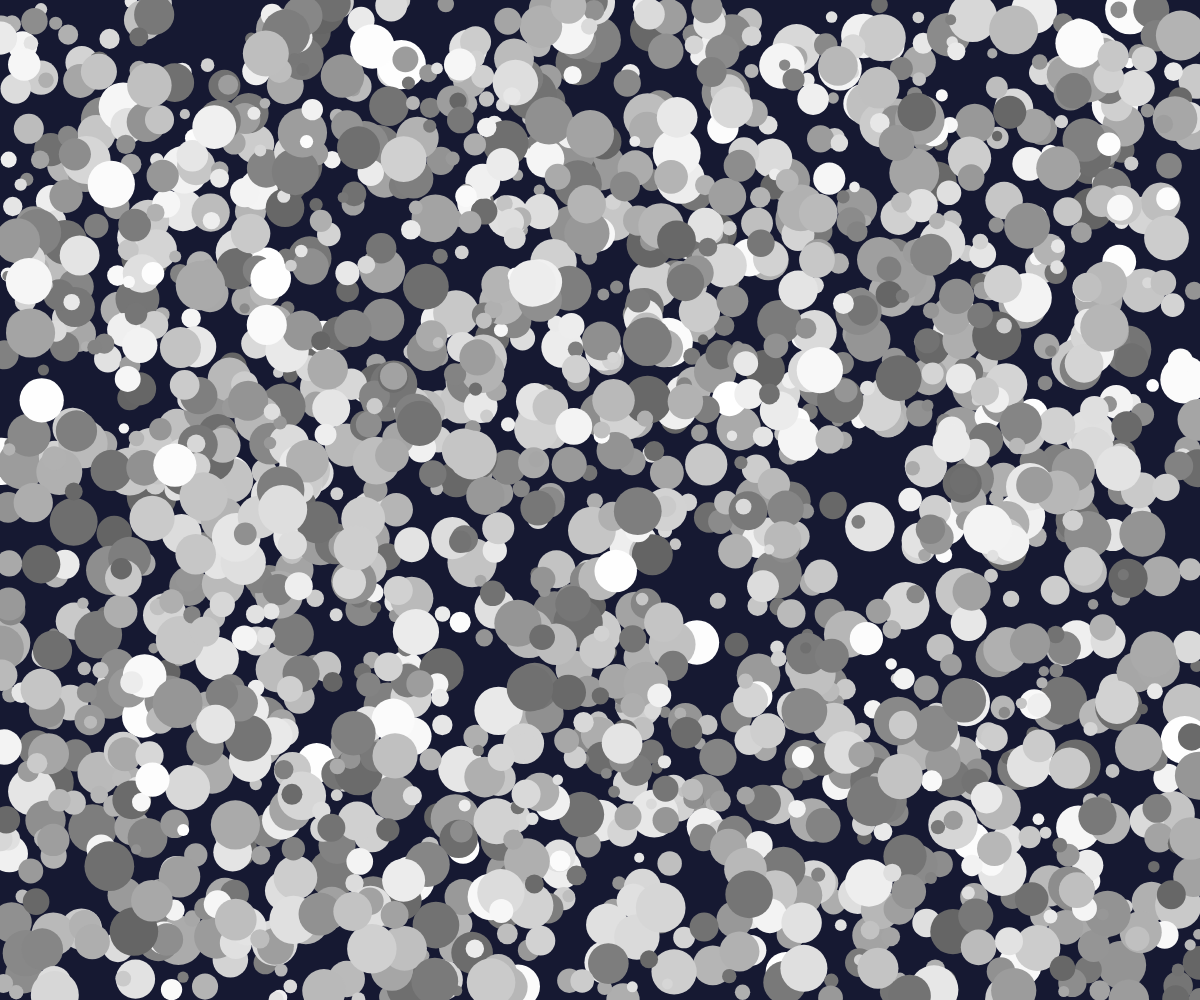
Frame 1 (no input)
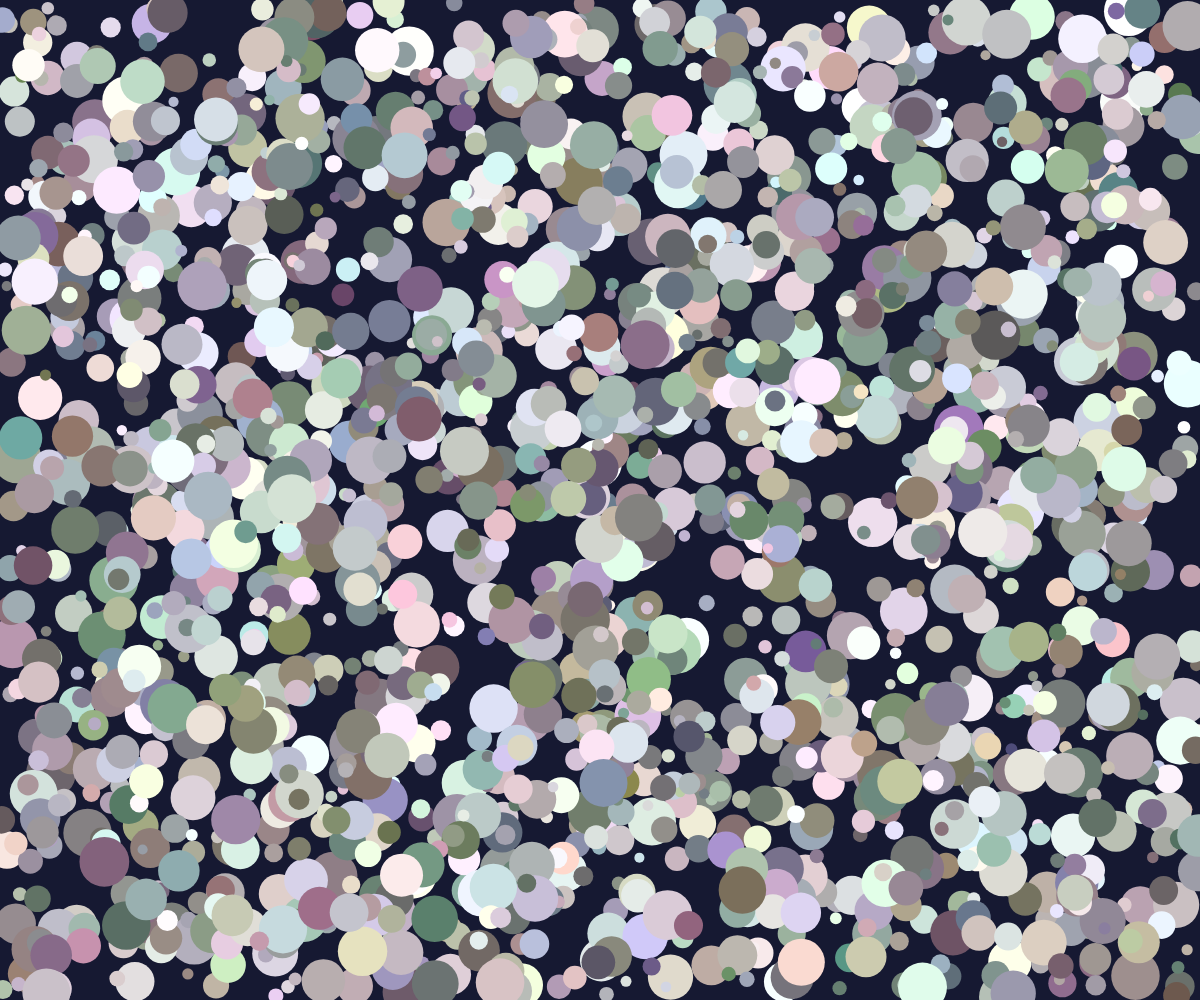
Frame 60 (no input)
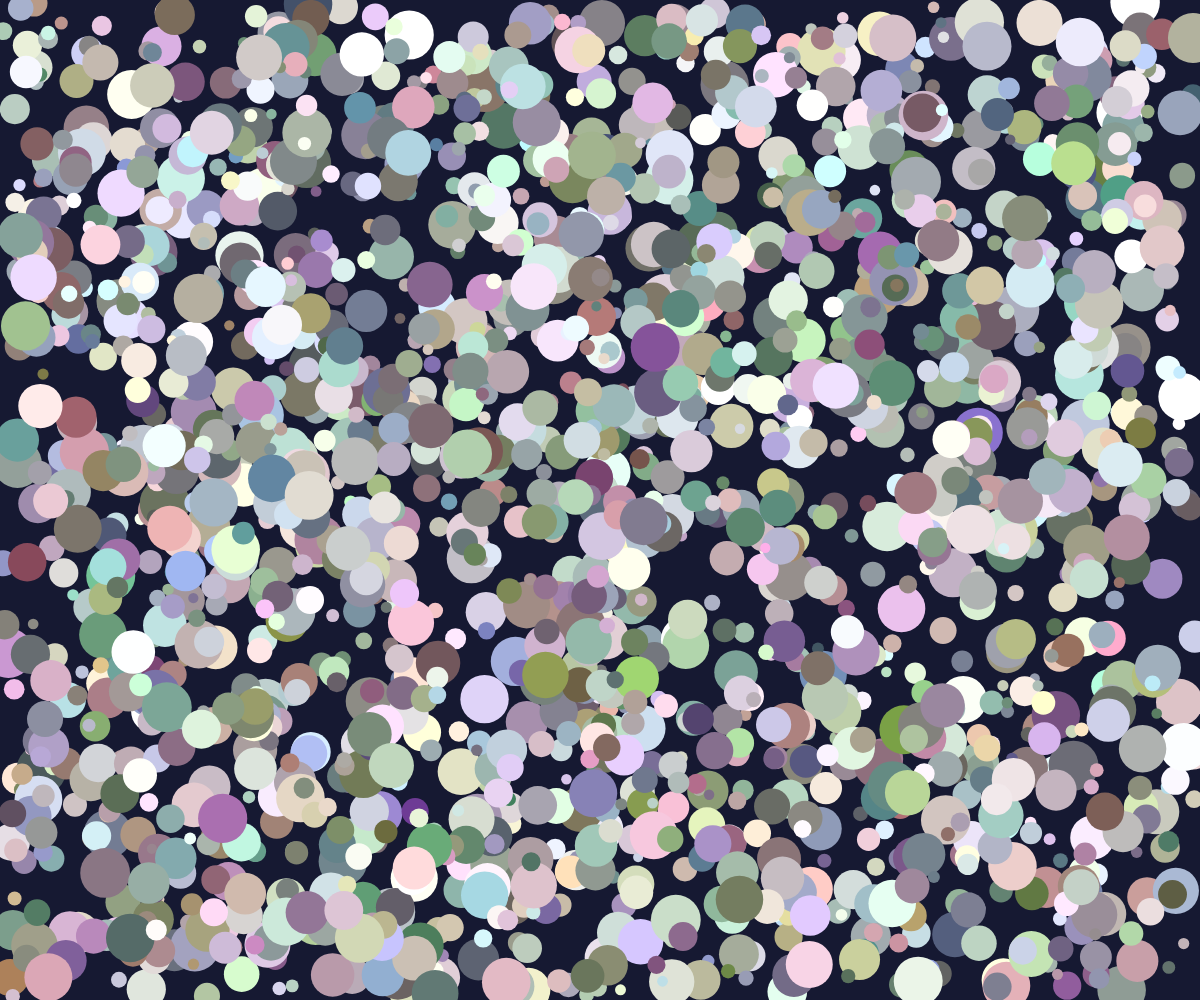
Frame 120 (the mouse pressed at the canvas centre since frame 60)

The p5.js sketch that drew these frames (run headless with seeded random() and noise() and a simulated clock; from frame 60 on, the mouse is pressed at the canvas centre):

// p5.js sketch
// ── sketch.js
var starNumber = 2000;
var stars = new Array;

function setup() {
  createCanvas(innerWidth, innerHeight);
  for(var i=0;i<starNumber;i++){
    stars[i] = new Star;
  }
}

function draw() {
  background(22, 25, 50);
  for(var i=0;i<starNumber;i++){
    stars[i].show();
  }

}

function Star(){
  this.x = random(width);
  this.y = random(height);
  this.weight = random(10, 50);
  this.redtone = random(100, 255);
  this.greentone = this.redtone;
  this.bluetone = this.greentone;
  this.speed = 1;

  this.move = function () {
    this.x += random(-this.speed, this.speed);
    this.y += random(-this.speed, this.speed);
	this.speed+=0.01;
	
	if(this.x>width || this.x<0){
		this.x = width/2;
	}
	if(this.y>height || this.y<0){
		this.y = height/2;
	}
  }

  this.colorfly = function(){
    this.redtone += random(-3, 3);
    this.greentone += random(-3, 3);
    this.bluetone += random(-3, 3);
  }

  this.show = function(){
    noStroke();
    fill(this.redtone, this.greentone, this.bluetone);
    ellipse(this.x, this.y, this.weight, this.weight);
    this.move();
    this.colorfly();
  }
}
